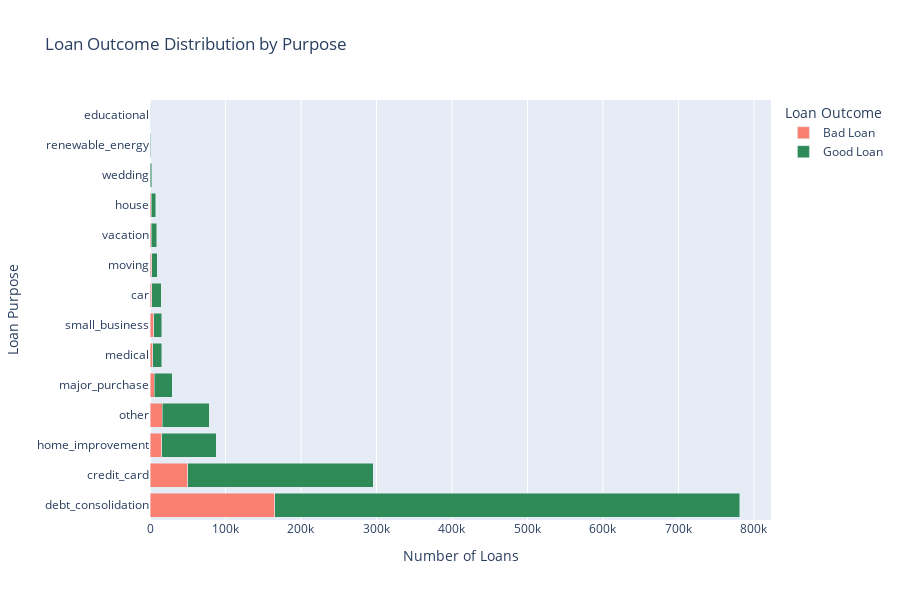

Notebook code for this chart:
### Markdown cell above
#### Loan Purpose Analysis: Balancing Volume and Risk

This interactive chart breaks down the total number of loans for each purpose by their final outcome. The bars are sorted by total volume, placing the most common loan purposes at the top.

Hover over any segment to see the exact count of good or bad loans and, most importantly, the **overall default rate for that purpose**. This allows for a quick assessment of which business lines are both high-volume and high-risk.

**Key Insight**: While debt_consolidation is by far the largest category, it has a moderate default rate. In contrast, smaller categories like small_business have a much higher proportion of bad loans (the red segment), indicating they are significantly riskier despite their lower volume.

### Code cell
feature = 'purpose'

counts = loan_data.groupby([feature, 'loan_status_binary']).size().reset_index(name='count')
counts['loan_status_str'] = counts['loan_status_binary'].map({1: 'Good Loan', 0: 'Bad Loan'})

# Calculate total counts and default rates for sorting and hover information (this part is fine as it is)
purpose_agg = loan_data.groupby(feature).agg(
    total_loans=('loan_status_binary', 'count'),
    bad_loans=('loan_status_binary', lambda x: (x == 0).sum())
)
purpose_agg['default_rate'] = purpose_agg['bad_loans'] / purpose_agg['total_loans']

# Merge the default rate back into the counts dataframe for hover display
counts = counts.merge(purpose_agg[['default_rate']], left_on=feature, right_index=True)

# Get the order for sorting the y-axis (most frequent purpose on top)
y_axis_order = purpose_agg['total_loans'].sort_values(ascending=True).index

# Create the Interactive Bar Chart
fig = px.bar(
    counts,
    y=feature,
    x='count',
    color='loan_status_str',
    title='Loan Outcome Distribution by Purpose',
    orientation='h',
    barmode='stack',
    category_orders={feature: y_axis_order},
    color_discrete_map={
        'Good Loan': 'seagreen',
        'Bad Loan': 'salmon'
    },
    hover_data={
        'count': ':,',
        'default_rate': ':.2%'
    },
    labels={'count': 'Number of Loans', 'purpose': 'Loan Purpose', 'loan_status_str': 'Loan Outcome'}
)

fig.update_layout(
    height=600,
    legend_title='Loan Outcome'
)

fig.show()

### Figure 1 — Plotly figure (JSON) as saved in the notebook; plotly's stock layout.template omitted (floating-point values rounded to 4 significant figures)
{"data": [{"customdata": [[0.1472], [0.1693], [0.2116], [0.208], [0.1776], [0.2191], [0.1861], [0.2185], [0.234], [0.2108], [0.2372], [0.2986], [0.192], [0.1243]], "hovertemplate": "Loan Outcome=Bad Loan<br>Number of Loans=%{x:,}<br>Loan Purpose=%{y}<br>default_rate=%{customdata[0]:.2%}<extra></extra>", "legendgroup": "Bad Loan", "marker": {"color": "salmon", "pattern": {"shape": ""}}, "name": "Bad Loan", "orientation": "h", "showlegend": true, "textposition": "auto", "type": "bar", "x": [2157, 50057, 165327, 88, 15576, 1599, 5498, 3411, 2229, 16508, 222, 4652, 1744, 292], "xaxis": "x", "y": ["car", "credit_card", "debt_consolidation", "educational", "home_improvement", "house", "major_purchase", "medical", "moving", "other", "renewable_energy", "small_business", "vacation", "wedding"], "yaxis": "y"}, {"customdata": [[0.1472], [0.1693], [0.2116], [0.208], [0.1776], [0.2191], [0.1861], [0.2185], [0.234], [0.2108], [0.2372], [0.2986], [0.192], [0.1243]], "hovertemplate": "Loan Outcome=Good Loan<br>Number of Loans=%{x:,}<br>Loan Purpose=%{y}<br>default_rate=%{customdata[0]:.2%}<extra></extra>", "legendgroup": "Good Loan", "marker": {"color": "seagreen", "pattern": {"shape": ""}}, "name": "Good Loan", "orientation": "h", "showlegend": true, "textposition": "auto", "type": "bar", "x": [12495, 245568, 616115, 335, 72145, 5699, 24052, 12203, 7297, 61793, 714, 10925, 7340, 2058], "xaxis": "x", "y": ["car", "credit_card", "debt_consolidation", "educational", "home_improvement", "house", "major_purchase", "medical", "moving", "other", "renewable_energy", "small_business", "vacation", "wedding"], "yaxis": "y"}], "layout": {"barmode": "stack", "height": 600, "legend": {"title": {"text": "Loan Outcome"}, "tracegroupgap": 0}, "title": {"text": "Loan Outcome Distribution by Purpose"}, "xaxis": {"anchor": "y", "domain": [0, 1], "title": {"text": "Number of Loans"}}, "yaxis": {"anchor": "x", "categoryarray": ["debt_consolidation", "credit_card", "home_improvement", "other", "major_purchase", "medical", "small_business", "car", "moving", "vacation", "house", "wedding", "renewable_energy", "educational"], "categoryorder": "array", "domain": [0, 1], "title": {"text": "Loan Purpose"}}}}
